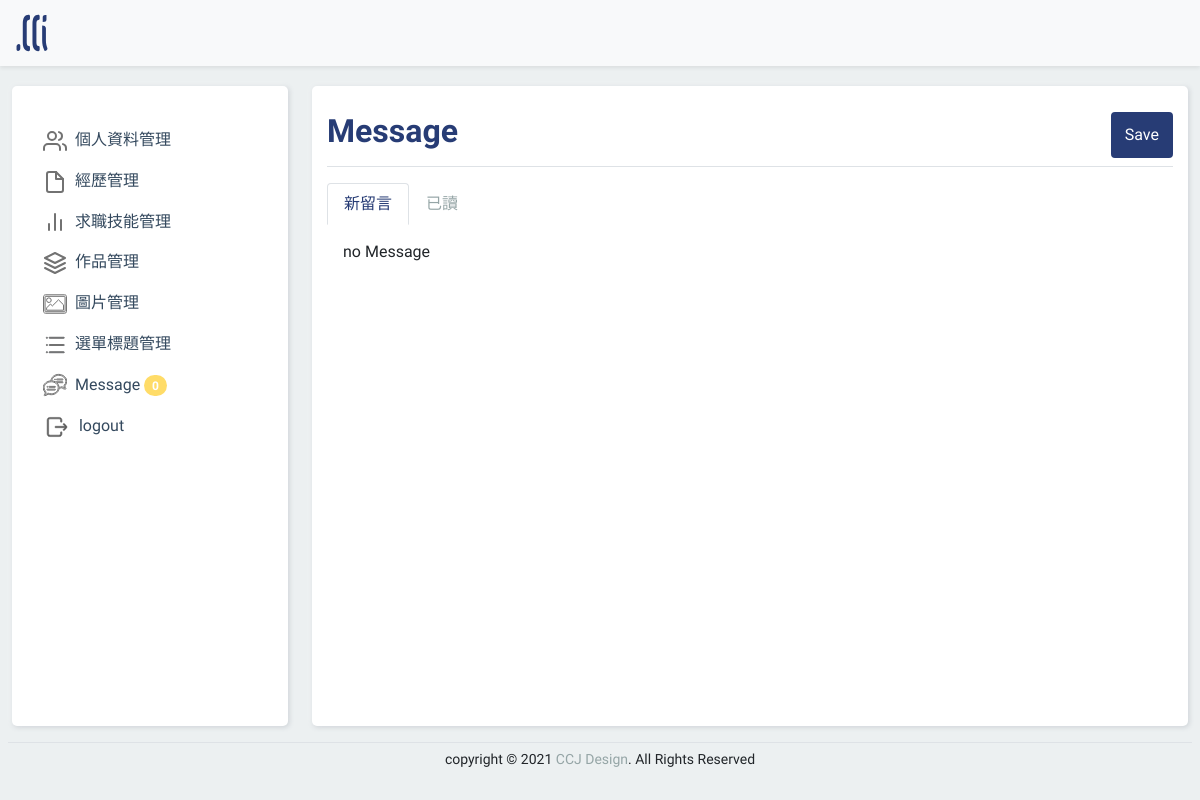
The page /backend.php (signed in) on the database as committed earlier.
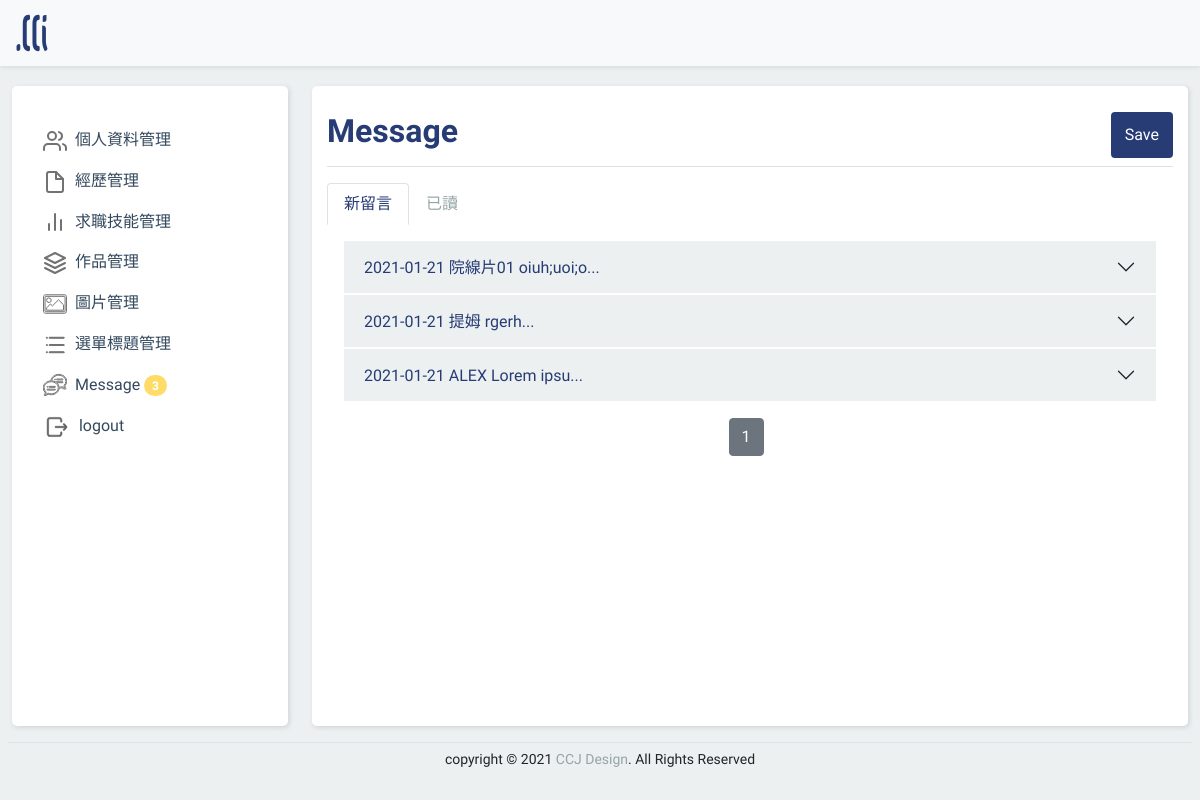
The same page on the database as committed later.
### tables this page shows
CREATE TABLE `resume_message` (
  `id` int(11) UNSIGNED NOT NULL,
  `name` text NOT NULL,
  `tel` text NOT NULL,
  `email` text NOT NULL,
  `msg` text NOT NULL,
  `date` timestamp NOT NULL DEFAULT current_timestamp(),
  `sh` tinyint(1) UNSIGNED NOT NULL DEFAULT 0
);

### backend/resume_message.php (the view, shortened to what the changed rows need)
<?php
$all_new=$pdo->query("select count(*) from {$do} where `sh`='0'")->fetchColumn();
$div=5;
$pages_new=ceil($all_new/$div);
$now=(isset($_GET['p']))?$_GET['p']:1;
$start=($now-1)*$div;
?>
<form action="./api/edit.php" method="post">
  <div class="d-flex justify-content-between pt-3 pb-2 mb-3 border-bottom">
    <h2 class="title">Message</h2>
    <button class="btn saveBtn" type="submit">Save</button>
  </div>
  <ul class="nav nav-tabs border-0" id="msgTab" role="tablist">
    <li class="nav-item" role="presentation">
      <a class="nav-link active" data-bs-toggle="tab" href="#unread" role="tab">新留言</a>
    </li>
    <li class="nav-item" role="presentation">
      <a class="nav-link" data-bs-toggle="tab" href="#readed" role="tab">已讀</a>
    </li>
  </ul>
  <div class="tab-content " id="msgTabContent">
    <div class="tab-pane fade show active p-3" id="unread" role="tabpanel">
      <?php
      $sql_unr="select * from {$do} where `sh`='0' limit $start,$div";
      $rows=$pdo->query($sql_unr)->fetchAll();
      if(empty($rows)){
        echo "no Message";
      }else{
      foreach($rows as $row){
      ?>
      <div class="accordion accordion-flush" id="unmsgcontent">
        <div class="accordion-item overflow-hidden">
          <h2 class="accordion-header">
            <button class="accordion-button collapsed" type="button" data-bs-toggle="collapse"
              data-bs-target="#collapse<?=$row['id'];?>">
              <?=substr($row['date'],0,10);?> <?=$row['name'];?> <?=substr( $row['msg'], 0 , 10 );?>...
            </button>
          </h2>
        </div>
      </div>
      <?php }
          }  ?>
      <div class="d-flex justify-content-center align-items-center mt-3">
        <div class="btn-toolbar " role="toolbar">
          <div class="btn-group me-2" role="group">
            <?php for($i=1;$i<=$pages_new;$i++){
            if($i==$now){ ?>
            <a class="btn btn-secondary" href="?do=resume_message&p=<?=$i;?>">
              <?=$i;?>
            </a>
            <?php  }else{ ?>
            <a class="btn btn-outline-secondary" href="?do=resume_message&p=<?=$i;?>">
              <?=$i;?>
            </a>
            <?php  }
        }?>
          </div>
        </div>
      </div>
    </div>
  </div>
</form>

### backend.php (shortened to what the changed rows need)
<?php
include_once "base.php";
if(empty($_SESSION['login'])){
  echo "你沒有使用權限，";
  echo "<a href='index.php'>請登入</a>";
  exit();
}else{
?>
<!DOCTYPE html>
<html lang="en">
<head>
  <link rel="stylesheet" href="./css/bootstrap.min.css">
  <link rel="stylesheet" href="./css/backendstyle.css">
</head>
<body>
  <header class="navbar navbar-light bg-light shadow-sm fixed-top">
    <div class="container-fluid">
      <a class="navbar-brand" href="index.php">
        <img src="./img/logo.svg" width="40px" class="d-inline-block ">
      </a>
    </div>
  </header>
  <section class="container-fluid ">
    <div class="row">
      <nav id="sidebarMenu" class="col-md-4 col-lg-3 d-md-block sidebar collapse my-3" style="">
        <div class="part h-100">
          <div class="position-sticky pt-4 ">
            <ul class="nav flex-column">
              <li class="nav-item ">
                <a class="nav-link" href="?do=resume_info">
                  個人資料管理
                </a>
              </li>
              <li class="nav-item">
                <a class="nav-link" href="?do=resume_exp">
                  經歷管理
                </a>
              </li>
              <li class="nav-item">
                <a class="nav-link" href="?do=resume_jobskill">
                  求職技能管理
                </a>
              </li>
              <li class="nav-item">
                <a class="nav-link" href="?do=resume_mywork">
                  作品管理
                </a>
              </li>
              <li class="nav-item">
                <a class="nav-link" href="?do=resume_pic">
                  圖片管理
                </a>
              </li>
              <li class="nav-item">
                <a class="nav-link" href="?do=resume_menu">
                  選單標題管理
                </a>
              </li>
              <li class="nav-item">
                <a class="nav-link" href="?do=resume_message">
                  Message
                  <span class="badge rounded-pill">
                    <?php
                  echo $pdo->query("select count(*) from `resume_message` where `sh`='0'")->fetchColumn();
                  ?>
                  </span>
                </a>
              </li>
              <li class="nav-item">
                <a class="nav-link" href="api/logout.php">
                  logout
                </a>
              </li>
            </ul>
          </div>
        </div>
      </nav>
      <main class="d-flex flex-column col-md-8 col-lg-9 my-3">
        <div class="part h-100">
          <?php
        $do=(isset($_GET['do']))?$_GET['do']:'resume_message';
        $file="./backend/".$do.".php";
        if(file_exists($file)){
          include $file;
        }else{
          include "./backend/resume_message.php";
        }
        ?>
        </div>
    </div>
  </section>
  <footer class=" text-center border-top py-1 mx-2 " style="transform:translateY(70px);">
    <small>
      copyright &copy; 2021 <span style="color: #95a5a6;">CCJ Design</span>. All Rights Reserved
    </small>
  </footer>
</body>
</html>
<?php };?>

Rows that differ between the two databases and show on the page:
now on this page (row edited): resume_message: date "2021-01-21", name "院線片01", msg "oiuh;uoi;o"
added resume_message: date "2021-01-21", name "提姆", msg "rgerh"
added resume_message: date "2021-01-21", name "ALEX", msg "Lorem ipsu"
Other text that changed with them:
text no longer shown: "0 no Message"
text now shown: "3"
new list line: "1"
